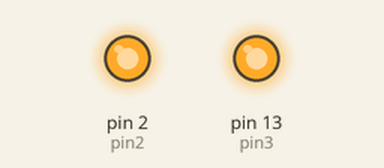
Recording of a sketch running on a simulated Arduino Uno, built with avr-gcc and run on an emulated ATmega328P. Shown: output pins drawn as LEDs (lit = HIGH).

Above: at 1.0 s.
At 2.5 s:
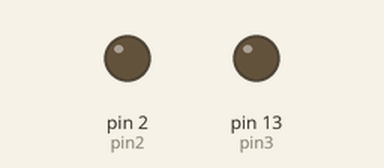
At 3.5 s:
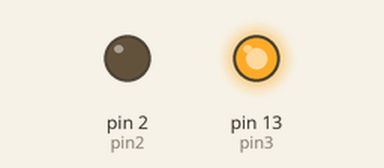
At 4.5 s:
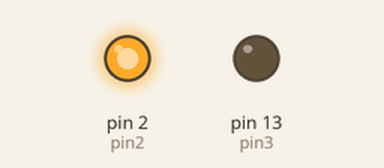
Timing chart, 0 to 7.8 s (numbered marks = the images above):
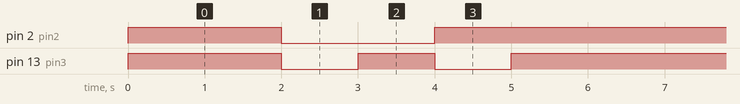

Measured:
- by itself, pin 2 (pin2): repeats every 6.0 s: LOW 2.0 s, HIGH 4.0 s
- by itself, pin 13 (pin3): repeats every 6.0 s: LOW 1.0 s, HIGH 1.0 s, LOW 1.0 s, HIGH 3.0 s
- by itself, everything shown: repeats every 6.0 s, in 4 steps

The sketch:

binarycounter.ino
```cpp
int pin2=2;
int pin3=13;
int waitTime;
void setup() {
  // put your setup code here, to run once:
  pinMode(pin2,OUTPUT);
  pinMode(pin3,OUTPUT);
}

void loop() {
  // put your main code here, to run repeatedly:
  digitalWrite(pin2,HIGH);
  digitalWrite(pin3,HIGH);
  delay(2000);


  digitalWrite(pin2,LOW);
  digitalWrite(pin3,LOW);
  delay(1000);

  digitalWrite(pin2,LOW);
  digitalWrite(pin3,HIGH);
  delay(1000);

  digitalWrite(pin2,HIGH);
  digitalWrite(pin3,LOW);
  delay(1000);

  digitalWrite(pin2,HIGH);
  digitalWrite(pin3,HIGH);
  delay(1000);
}
```
